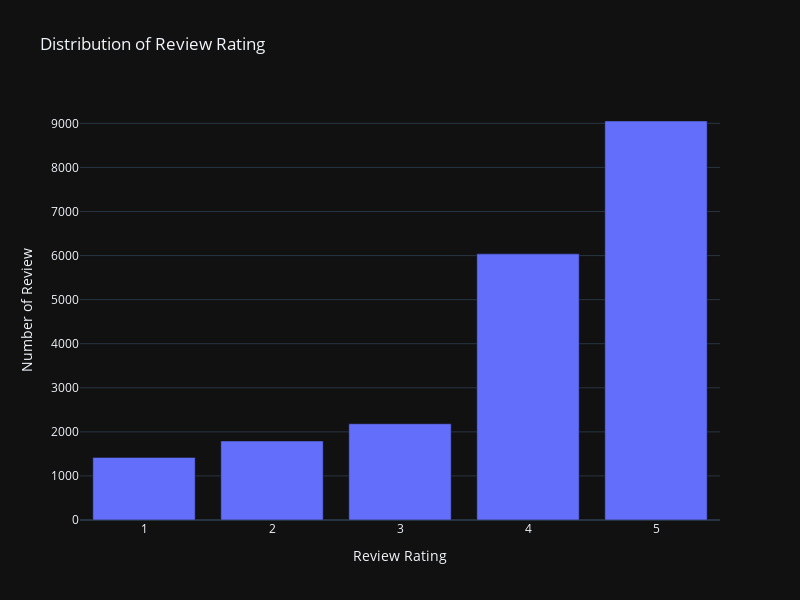

The code cell stored with this chart in its notebook:
### Code cell
rating_count = data['Rating'].value_counts().sort_index()
rating_count_df = pd.DataFrame(rating_count).reset_index()
rating_count_df.columns = ['Rating', 'Count']

fig = px.bar(rating_count_df, x=rating_count_df['Rating'], y=rating_count_df['Count'], width=800, height=600, template='plotly_dark', title='Distribution of Review Rating')
fig.update_layout(
    xaxis = dict(
        title = 'Review Rating'
    ),
    yaxis = dict(
        title = 'Number of Review'
    )
)
fig.show()

### Figure 1 — Plotly figure (JSON) as saved in the notebook; plotly's stock layout.template omitted (floating-point values rounded to 4 significant figures)
{"data": [{"alignmentgroup": "True", "hovertemplate": "Rating=%{x}<br>Count=%{y}<extra></extra>", "legendgroup": "", "marker": {"color": "#636efa", "pattern": {"shape": ""}}, "name": "", "offsetgroup": "", "orientation": "v", "showlegend": false, "textposition": "auto", "type": "bar", "x": [1, 2, 3, 4, 5], "xaxis": "x", "y": [1421, 1793, 2184, 6039, 9054], "yaxis": "y"}], "layout": {"barmode": "relative", "height": 600, "legend": {"tracegroupgap": 0}, "title": {"text": "Distribution of Review Rating"}, "width": 800, "xaxis": {"anchor": "y", "autorange": true, "domain": [0, 1], "range": [0.5, 5.5], "title": {"text": "Review Rating"}, "type": "linear"}, "yaxis": {"anchor": "x", "autorange": true, "domain": [0, 1], "range": [0, 9531.0], "title": {"text": "Number of Review"}, "type": "linear"}}}
